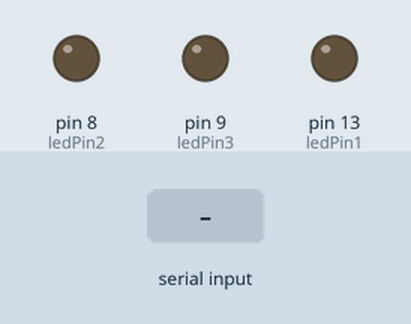
This sketch was run on a simulated Arduino Uno, built with avr-gcc and run on an emulated ATmega328P. Parts: output pins drawn as LEDs (lit = HIGH). Inputs (shaded band) come from the test bench. What the sketch prints to the serial monitor is not drawn.

Above: at 1.2 s.
1.3 s: "30,150\n" received over Serial
At 2.1 s:
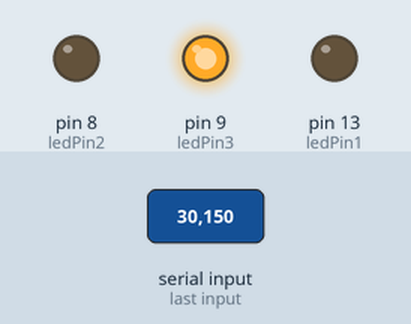
7.0 s: "2\n" received over Serial
At 9.8 s:
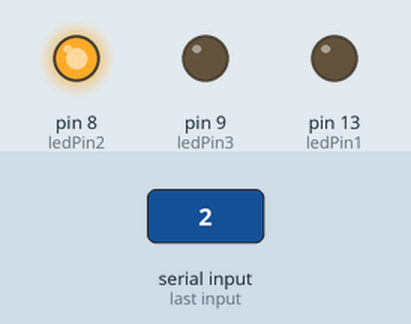
10.0 s: "1\n" received over Serial
At 12.5 s:
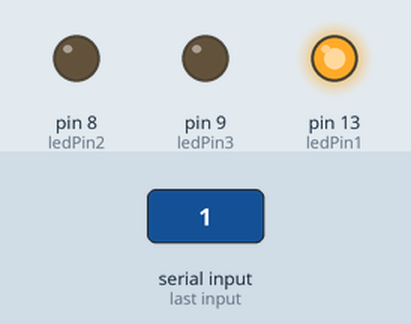
13.0 s: "3\n" received over Serial
At 15.8 s:
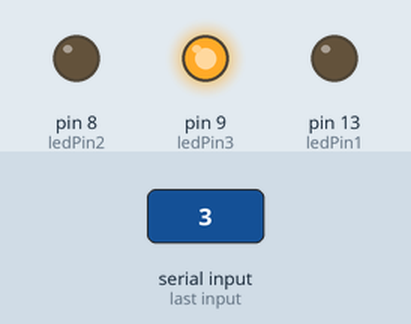
Timing chart, 0 to 17.0 s (numbered marks = the images above; inputs shaded):
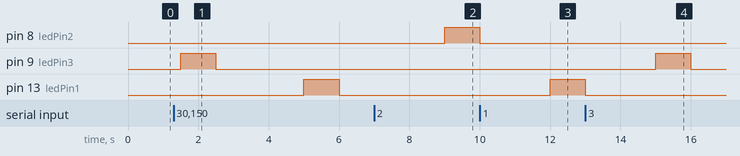

Measured:
- after the input at 1.3 s, pin 9 (ledPin3): LOW → HIGH after 0.20 s, → LOW 1.0 s later; pin 13 (ledPin1): LOW → HIGH after 3.7 s, → LOW 1.0 s later
- after the input at 7.0 s, pin 8 (ledPin2): LOW → HIGH after 2.0 s
- after the input at 10.0 s, pin 13 (ledPin1): LOW → HIGH after 2.0 s
- after the input at 13.0 s, pin 9 (ledPin3): LOW → HIGH after 2.0 s, → LOW 1.0 s later

The sketch:

TalkviaUSB.ino
```cpp
const int ledPin1 = 13;
const int ledPin2 = 8;
const int ledPin3 =9;

void setup()
{
  pinMode(ledPin1, OUTPUT);
  pinMode(ledPin2, OUTPUT);
  pinMode(ledPin3, OUTPUT);
  Serial.begin(9600); //determines data transfer rate. MUST be the same as baud rate in Rpi
}

void loop()
{
 if(Serial.available())
 { //check if data is coming in from Rpi
    light((Serial.read()-'0')); //function we use to pass on Serial.read() data
 }
 delay(500); //give it time to read data
}

void light(int n)
{
  switch(n)
  {
    case 1:
    digitalWrite(ledPin1, HIGH);
    Serial.write("Green light on");
    delay(1000);
    digitalWrite(ledPin1,LOW);
    delay(1000);
    break;

    case 2:
    digitalWrite(ledPin2, HIGH);
    Serial.write("Yellow light on \n");
    delay(1000);
    digitalWrite(ledPin2,LOW);
    delay(1000);
    break;

    case 3:
    digitalWrite(ledPin3, HIGH);
    Serial.write("Red light on \n");
    delay(1000);
    digitalWrite(ledPin3,LOW);
    delay(1000);
    break;
  }
}
```
